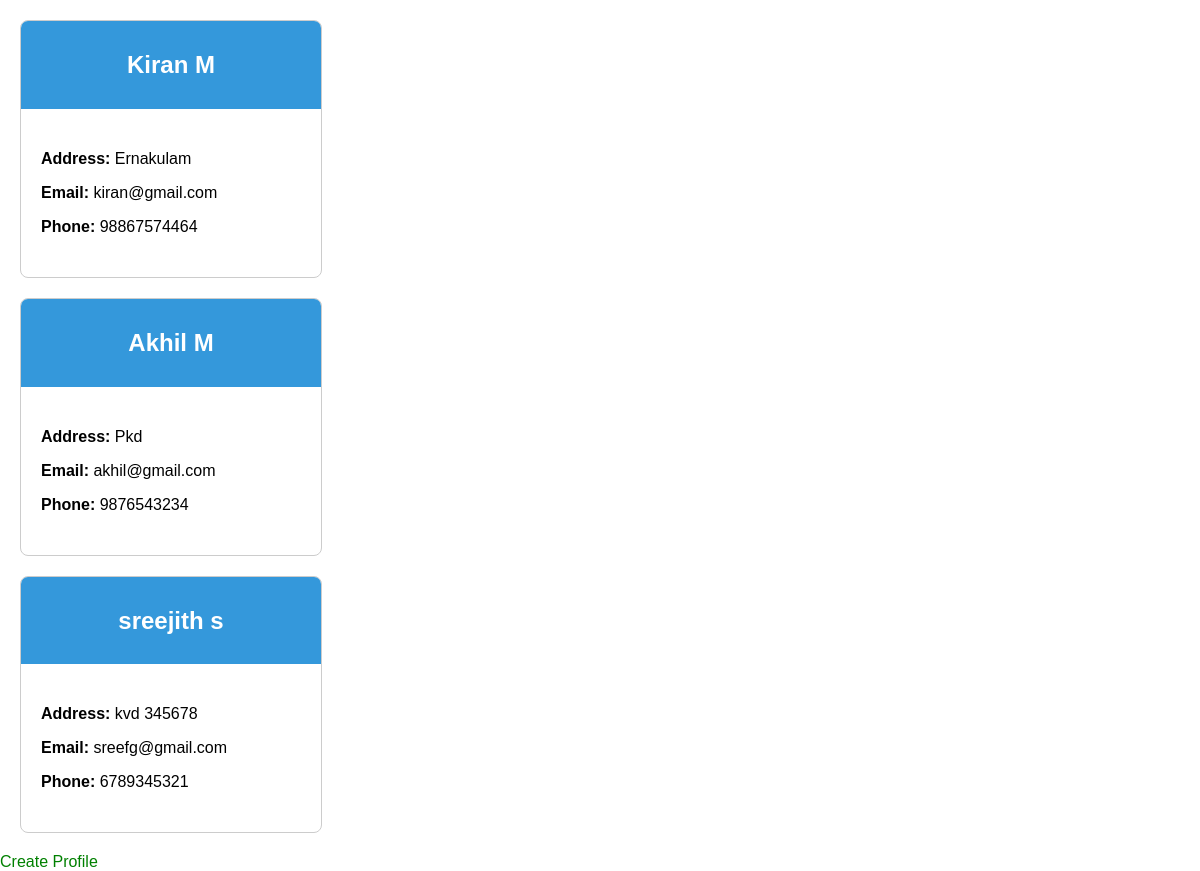
Page /profilecard/ on the earlier database version.
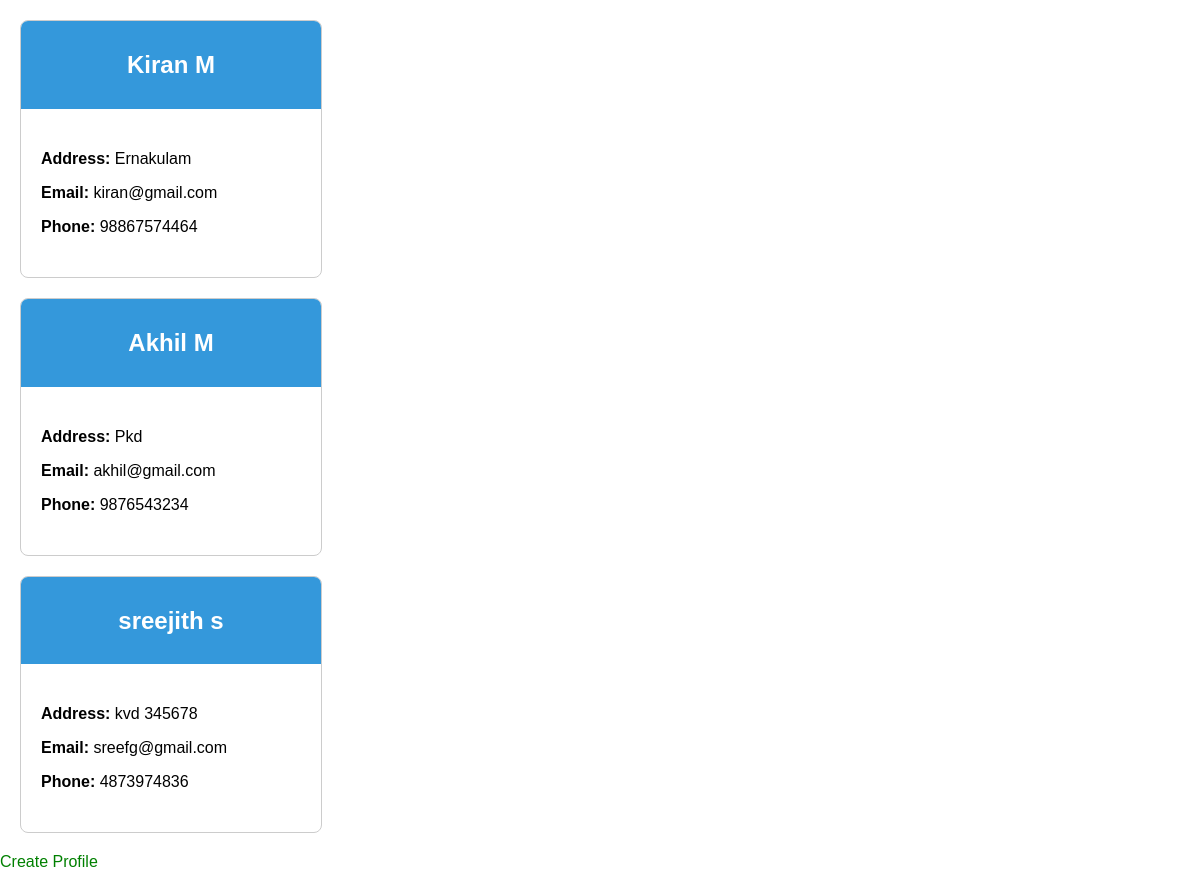
Same page on the later database version.
### app1/models.py (models this page shows, shortened)
class InfoModel(models.Model):
    Name = models.CharField(max_length=30)
    Email = models.EmailField()
    Address = models.CharField(max_length=40)
    Phone = models.IntegerField()

### app1/views.py (the view)
# urls.py: path('profilecard/', ProfileCard, name='profilecard'),
def ProfileCard(request):
    data = InfoModel.objects.all()
    return render(request, '13.Profile_Card.html', {'profile': data})

### Template/13.Profile_Card.html (shortened to what this page needs)
<!DOCTYPE html>
<html lang="en">
<head>
    {% load static %}
  <link rel="stylesheet" href="{% static 'css/profilecard.css' %}">
</head>
<body>
{% for i in profile %}
<div class="profile-card">
    <div class="profile-header">
        <h2>{{i.Name}}</h2>
    </div>
    <div class="profile-details">
        <p><strong>Address: </strong>{{i.Address}}</p>
        <p><strong>Email: </strong>{{i.Email}}</p>
        <p><strong>Phone: </strong>{{i.Phone}}</p>
    </div>
</div>
{% endfor %}
<p><a href="{% url 'info' %}">Create Profile</a></p>
</body>
</html>

### Static/css/profilecard.css (style rules this page uses)
body { font-family: Arial, sans-serif; height: 100vh; margin: 0; background-color: #fffff; }
.profile-card { border: 1px solid #ccc; border-radius: 8px; overflow: hidden; width: 300px; box-shadow: 0 0 10px rgba(0,0,0,0,1); margin: 20px; left: 20px; top: 20px; }
.profile-header { background-color: #3498db; color: #fff; padding: 10px; text-align: center; }
.profile-details { padding: 20px; margin: 5px 0; }
a { text-decoration-line: none; color: green; }

Differences in the rows shown:
changed InfoModel "sreejith s": Phone "6789345321" → "4873974836"
